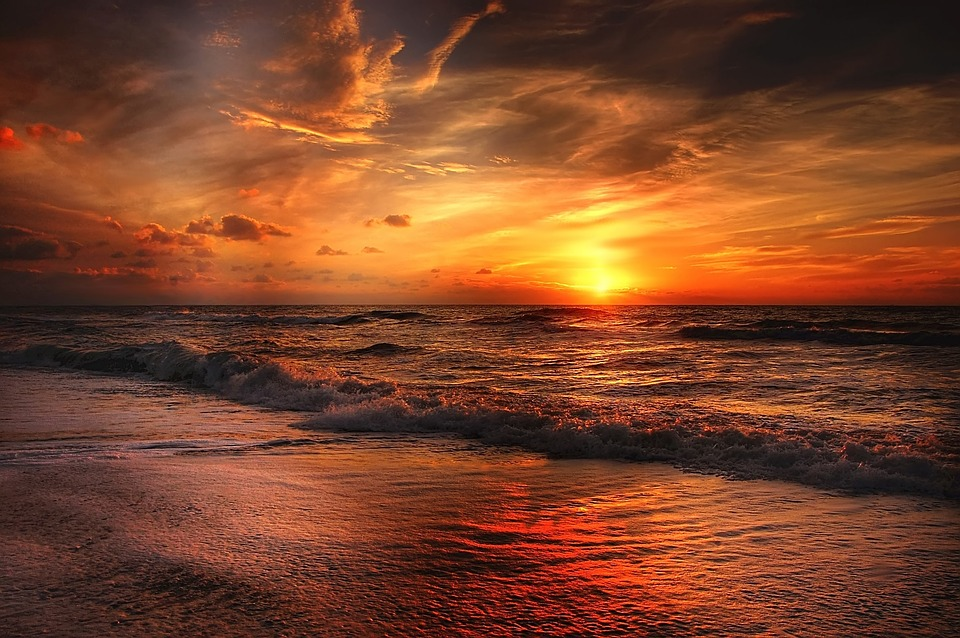
#> input picture data/beach-2179624_960_720.jpg, 960 x 638 px
$ python image_compression_using_eigenvectors.py
#> lines starting #> are read from the running program, lines starting #| are printed output that depends on the picture
# get the image from "https://cdn.pixabay.com/photo/2017/03/27/16/50/beach-2179624_960_720.jpg"
import numpy as np
import matplotlib.pyplot as plt
import cv2

# read image in grayscale
img = cv2.imread('../data/beach-2179624_960_720.jpg', 0)
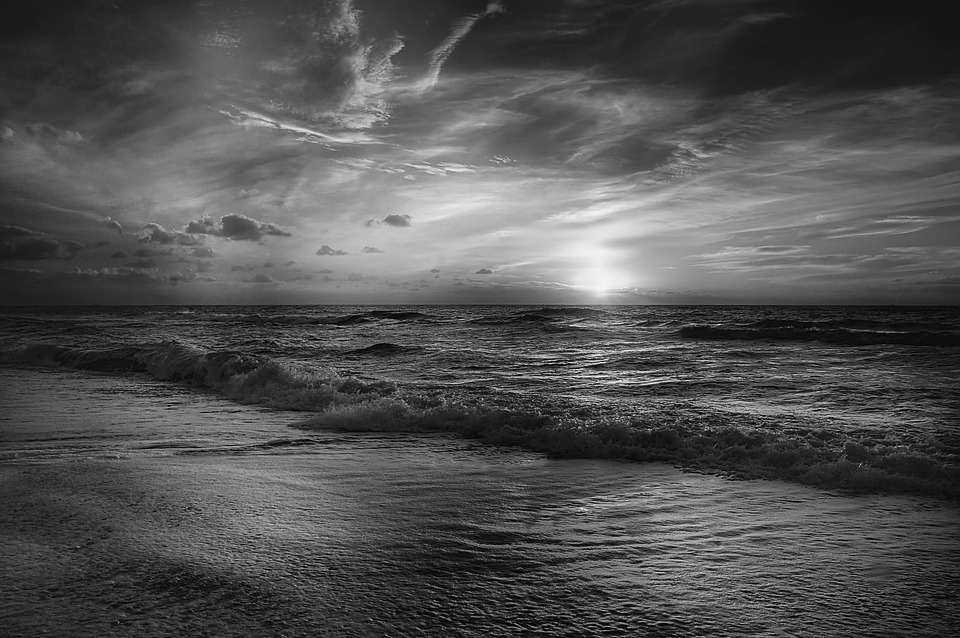
#> img: shape (638, 960); min 0, max 250, mean 81.7

# obtain svd
U, S, V = np.linalg.svd(img)
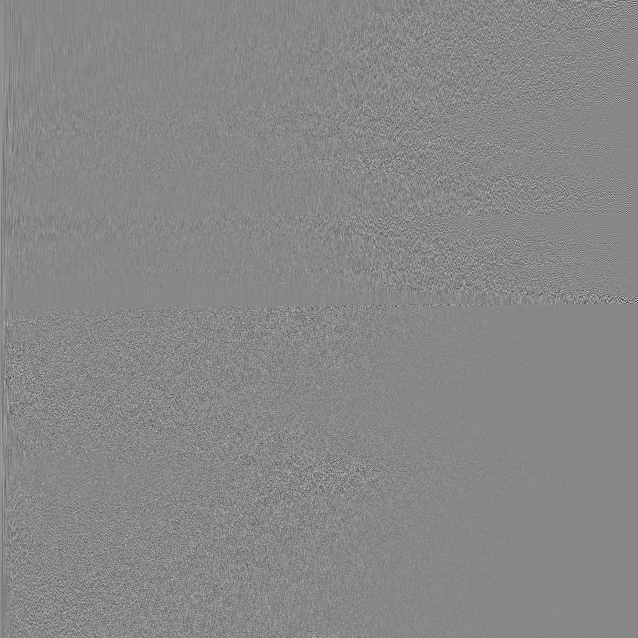
#> U: shape (638, 638) float64; min -0.499, max 0.436, mean 8.13e-05; drawn with min black and max white
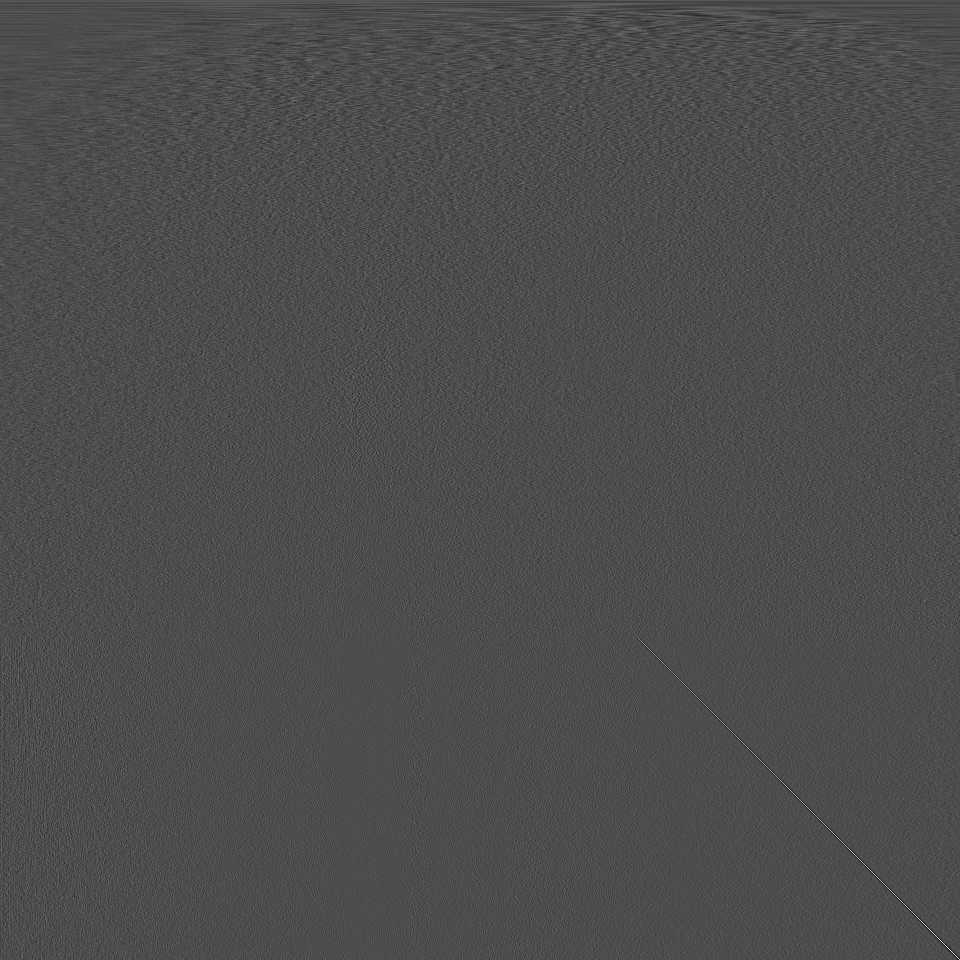
#> V: shape (960, 960) float64; min -0.286, max 0.656, mean 2.3e-05; drawn with min black and max white
#> S = 638 values, max 69724.4 at index 0, min 4.59 at index 637, mean 537.4

# inspect shapes of the matrices
print(U.shape, S.shape, V.shape)
#| (638, 638) (638,) (960, 960)

# plot images with different number of components
comps = [100, 200, 300, 500, 638]

plt.figure(figsize=(16, 8))
for i, v in enumerate(comps):
    low_rank = U[:, :v] @ np.diag(S[:v]) @ V[:v, :]
    if (i == 0):
        plt.subplot(2, 3, i + 1), plt.imshow(low_rank, cmap='gray'), plt.axis('off'), plt.title(
            "Original Image with n_components =" + str(v))
    else:
        plt.subplot(2, 3, i + 1), plt.imshow(low_rank, cmap='gray'), plt.axis('off'), plt.title(
            "n_components =" + str(v))
#> this loop made 5 passes
#> pass 1, `low_rank = U[:, :v] @ np.diag(S[:v]) @ V[:v, :]`:
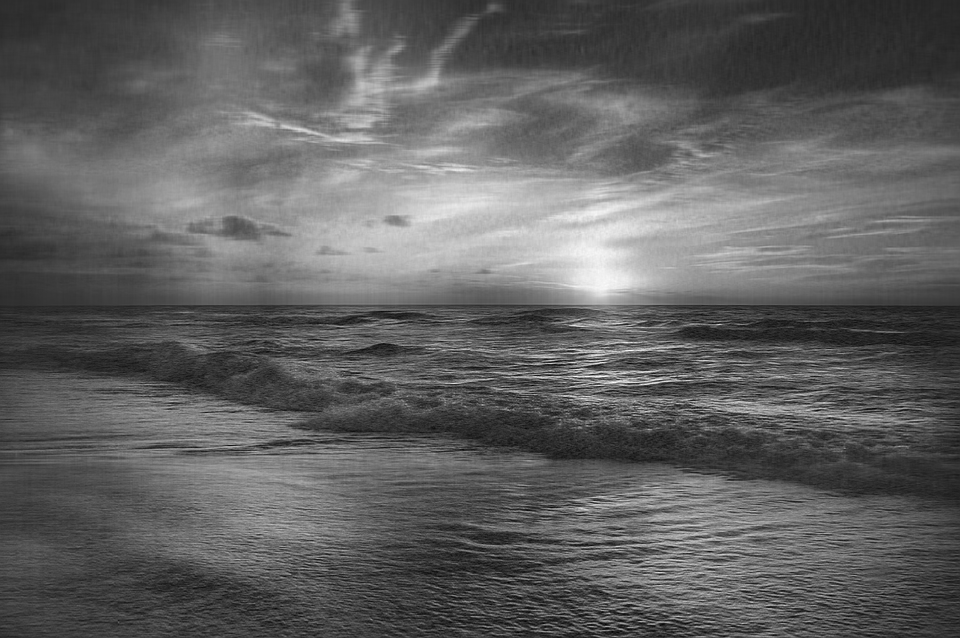
#> low_rank: shape (638, 960) float64; min -24.13, max 254.9, mean 81.7; drawn with min black and max white
plt.show()
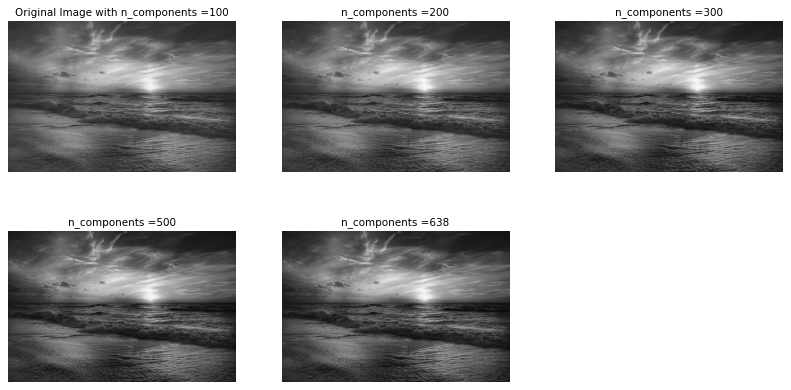
#> figure drawn by matplotlib, 5 panels
